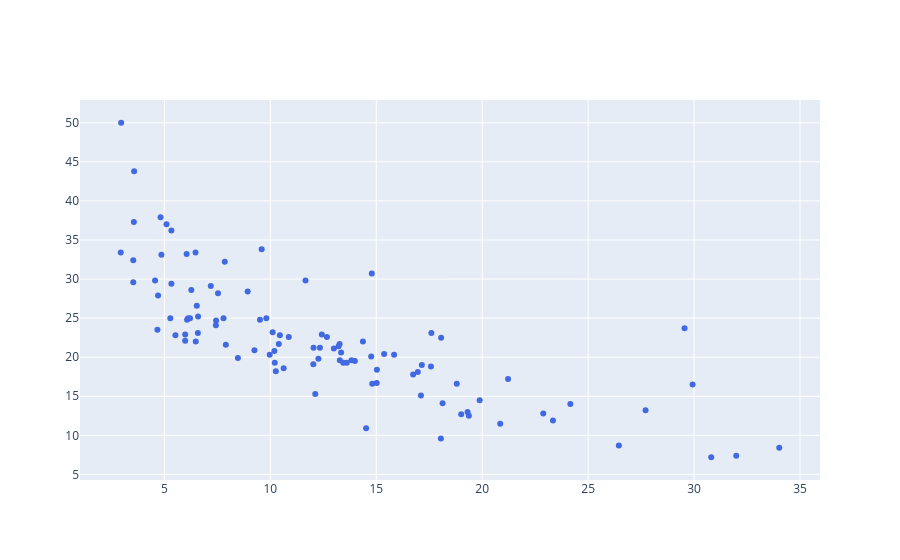

This figure's notebook cell:
### Markdown cell above
**Adding scatterplot of observed data**
- with `fig` do `add_scatter` using
    - freestyle `x=` with `np` do `ravel` using 
        - `lstat`  (see image below for this freestyle)
    - freestyle `y=` with `np` do `ravel` using
        - `in list splits get # 4` 
    - freestyle `mode="markers"`
    - freestyle `name="observed"`
    - freestyle `line=dict(color='royalblue')`
        
![image.png](attachment:image.png)

### Code cell
fig.add_scatter(x= (np.ravel(lstat)),y= (np.ravel(splits[3])),mode="markers",name="observed",line=dict(color='royalblue'))

#<xml xmlns="https://developers.google.com/blockly/xml"><variables><variable id="@U5l^JIp,}.H=ECCW?@g">fig</variable><variable id="Zhzp)s*VL?V@ES3(j:*b">np</variable><variable id="rVUZld`HfW,n/PC{X!9-">lstat</variable><variable id="_ut$e0PL4OMi4o1MXTpw">splits</variable></variables><block type="varDoMethod_Python" id="qZ|Z9.ijg3CRAUbY+PrR" x="86" y="199"><mutation items="5"></mutation><field name="VAR" id="@U5l^JIp,}.H=ECCW?@g">fig</field><field name="MEMBER">add_scatter</field><data>fig:add_scatter</data><value name="ADD0"><block type="valueOutputCodeBlock_Python" id="RTv-p{TaUq@4_58RZB%1"><field name="CODE">x=</field><value name="INPUT"><block type="varDoMethod_Python" id="j8@mjp~f?I7StnE+y$s,"><mutation items="1"></mutation><field name="VAR" id="Zhzp)s*VL?V@ES3(j:*b">np</field><field name="MEMBER">ravel</field><data>np:ravel</data><value name="ADD0"><block type="variables_get" id="AMp#2-apaCBpWlKv]`Ce"><field name="VAR" id="rVUZld`HfW,n/PC{X!9-">lstat</field></block></value></block></value></block></value><value name="ADD1"><block type="valueOutputCodeBlock_Python" id="6m0G+-^kfR]Eenvpo/EG"><field name="CODE">y=</field><value name="INPUT"><block type="varDoMethod_Python" id="zhmXZDw$a:+3N3Ku8QiP"><mutation items="1"></mutation><field name="VAR" id="Zhzp)s*VL?V@ES3(j:*b">np</field><field name="MEMBER">ravel</field><data>np:ravel</data><value name="ADD0"><block type="lists_getIndex" id="5qTOTBSLB=NE^C6_*08?"><mutation statement="false" at="true"></mutation><field name="MODE">GET</field><field name="WHERE">FROM_START</field><value name="VALUE"><block type="variables_get" id="?wwsU(;W7Ij?5fbx}|^2"><field name="VAR" id="_ut$e0PL4OMi4o1MXTpw">splits</field></block></value><value name="AT"><block type="math_number" id="+9|,kf=1_:].xRpoB|%Y"><field name="NUM">4</field></block></value></block></value></block></value></block></value><value name="ADD2"><block type="dummyOutputCodeBlock_Python" id="Ht-!;BCPTD4b$ZLafodk"><field name="CODE">mode="markers"</field></block></value><value name="ADD3"><block type="dummyOutputCodeBlock_Python" id="0uhd2Bmdznda(paBhnX*"><field name="CODE">name="observed" </field></block></value><value name="ADD4"><block type="dummyOutputCodeBlock_Python" id="wfU8.|6m-r/a+Kct/[I["><field name="CODE">line=dict(color='royalblue')</field></block></value></block></xml>

### Figure 1 — Plotly figure (JSON) as saved in the notebook; plotly's stock layout.template omitted (floating-point values rounded to 4 significant figures)
{"data": [{"line": {"color": "royalblue"}, "mode": "markers", "name": "observed", "type": "scatter", "x": [13.27, 15.02, 18.05, 17.15, 29.55, 10.87, 17.58, 3.53, 6.47, 5.52, 4.82, 21.22, 12.34, 9.51, 16.74, 17.11, 34.02, 5.98, 16.96, 5.33, 13.34, 4.7, 10.19, 14.37, 22.88, 10.26, 12.43, 13.99, 3.57, 29.93, 24.16, 30.81, 6.59, 13, 5.33, 4.67, 2.94, 10.21, 27.71, 19.01, 13.28, 12.03, 7.53, 26.45, 7.44, 13.22, 11.66, 5.28, 14.81, 3.53, 9.25, 13.61, 7.85, 18.13, 19.88, 9.97, 10.11, 10.4, 18.06, 17.6, 6.53, 3.56, 14.76, 19.31, 15.37, 10.63, 14.79, 5.1, 2.96, 7.9, 6.07, 8.47, 31.99, 5.98, 6.27, 4.86, 10.45, 7.19, 6.48, 6.05, 7.43, 13.83, 12.27, 7.79, 14.52, 6.21, 19.37, 6.12, 8.93, 12.12, 6.58, 9.59, 20.85, 23.34, 9.81, 18.8, 15.84, 15.03, 12.04, 4.56, 13.44, 12.67], "y": [21.7, 16.7, 9.6, 19, 23.7, 22.6, 18.8, 32.4, 33.4, 22.8, 37.9, 17.2, 21.2, 24.8, 17.8, 15.1, 8.4, 22.1, 18.1, 36.2, 20.6, 27.9, 20.8, 22, 12.8, 18.2, 22.9, 19.5, 43.8, 16.5, 14, 7.2, 25.2, 21.1, 29.4, 23.5, 33.4, 19.3, 13.2, 12.7, 19.6, 19.1, 28.2, 8.7, 24.7, 21.4, 29.8, 25, 16.6, 29.6, 20.9, 19.3, 32.2, 14.1, 14.5, 20.3, 23.2, 21.7, 22.5, 23.1, 26.6, 37.3, 20.1, 13, 20.4, 18.6, 30.7, 37, 50, 21.6, 24.8, 19.9, 7.4, 22.9, 28.6, 33.1, 22.8, 29.1, 22, 33.2, 24.1, 19.6, 19.8, 25, 10.9, 25, 12.5, 25, 28.4, 15.3, 23.1, 33.8, 11.5, 11.9, 25, 16.6, 20.3, 18.4, 21.2, 29.8, 19.3, 22.6]}], "layout": {"autosize": true, "xaxis": {"autorange": true, "range": [0.9841, 35.98], "type": "linear"}, "yaxis": {"autorange": true, "range": [3.668, 53.53], "type": "linear"}}}
